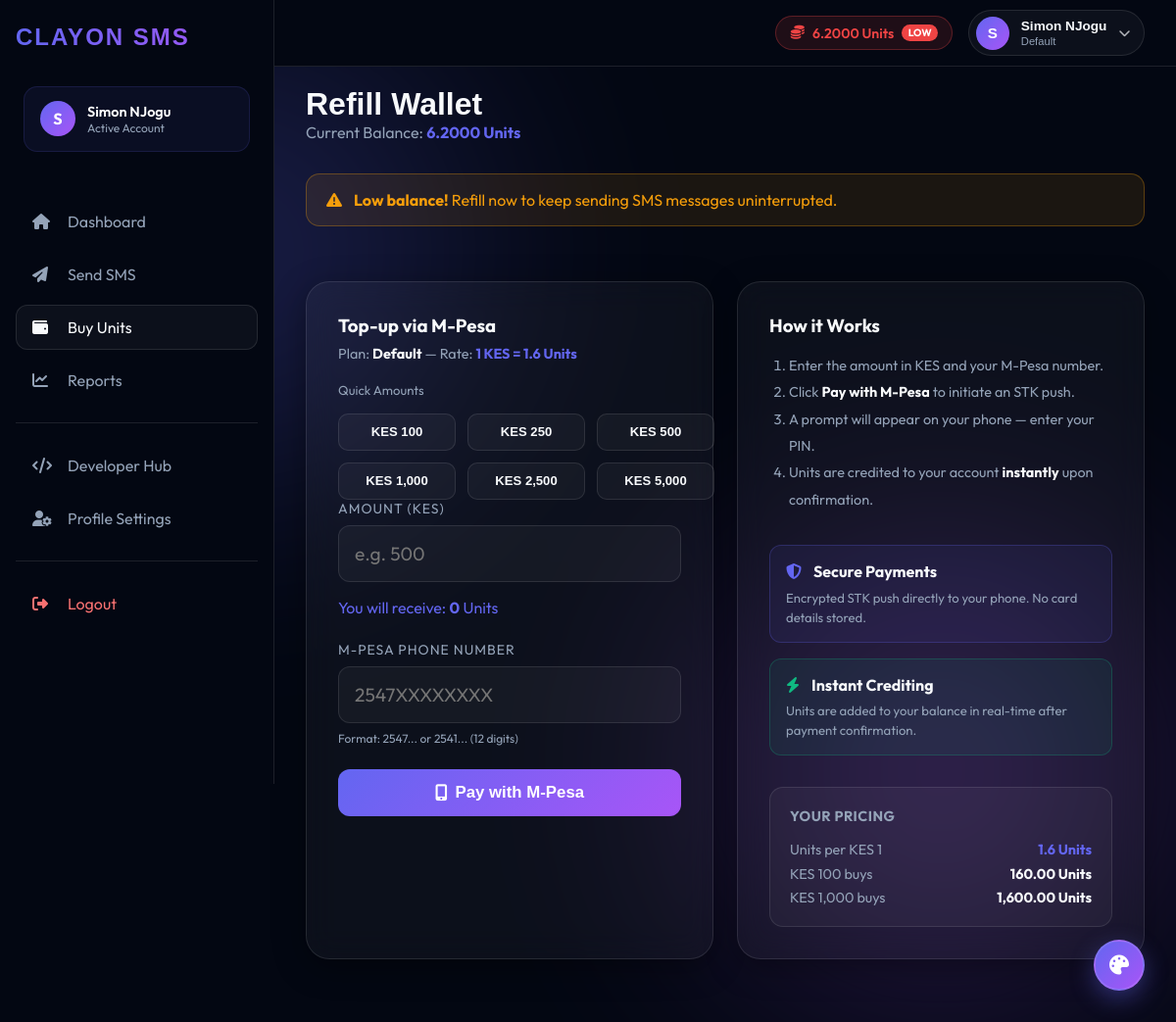
The app's page /buy.php (signed in) with its own data.
### tables this page shows
CREATE TABLE `clients` (
  `id` int(11) NOT NULL,
  `name` varchar(100) NOT NULL,
  `email` varchar(100) NOT NULL,
  `phone` varchar(20) NOT NULL,
  `password_hash` varchar(255) NOT NULL,
  `plan_id` int(11) DEFAULT NULL,
  `status` enum('active','suspended','pending') DEFAULT 'active',
  `created_at` timestamp NOT NULL DEFAULT current_timestamp()
);

CREATE TABLE `wallet_accounts` (
  `client_id` int(11) NOT NULL,
  `balance_units` decimal(15,4) DEFAULT 0.0000,
  `reserved_units` decimal(15,4) DEFAULT 0.0000,
  `updated_at` timestamp NOT NULL DEFAULT current_timestamp() ON UPDATE current_timestamp()
);

CREATE TABLE `pricing_plans` (
  `id` int(11) NOT NULL,
  `plan_name` varchar(50) NOT NULL,
  `provider_markup_type` enum('percentage','fixed') DEFAULT 'percentage',
  `markup_value` decimal(10,4) NOT NULL,
  `min_topup` decimal(10,2) DEFAULT 0.00,
  `status` enum('active','inactive') DEFAULT 'active',
  `created_at` timestamp NOT NULL DEFAULT current_timestamp()
);

CREATE TABLE `system_settings` (
  `id` int(11) NOT NULL,
  `setting_key` varchar(100) NOT NULL,
  `setting_value` text DEFAULT NULL,
  `updated_at` timestamp NOT NULL DEFAULT current_timestamp() ON UPDATE current_timestamp()
);

### buy.php (the view, shortened to what this page needs)
<?php
$db = getClayonDb();
$clientId = $_SESSION['CLAYON_CLIENT_ID'];
$stmt = $db->prepare("
    SELECT c.*, p.plan_name, p.provider_markup_type, p.markup_value, w.balance_units
    FROM clients c
    LEFT JOIN pricing_plans p ON c.plan_id = p.id
    LEFT JOIN wallet_accounts w ON c.id = w.client_id
    WHERE c.id = ?
");
$stmt->execute([$clientId]);
$clientData = $stmt->fetch(PDO::FETCH_ASSOC);
$currentBalance = $clientData ? (float)$clientData['balance_units'] : 0;
$markupValue    = (float)($clientData['markup_value'] ?? 0);
$markupType     = $clientData['provider_markup_type'] ?? 'percentage';
$stmt = $db->prepare("SELECT setting_value FROM system_settings WHERE setting_key = 'PROVIDER_UNITS_PER_KES'");
$stmt->execute();
$providerRate = (float)($stmt->fetchColumn() ?: 2.0);
if ($markupType === 'percentage') {
    $clientRate = $providerRate / (1 + ($markupValue / 100));
} else {
    $clientRate = $providerRate - $markupValue;
}
$clientRate = max(0.1, $clientRate);
?>
<!DOCTYPE html>
<html lang="en">
<head>
    <link href="https://api.fontshare.com/v2/css?f[]=clash-display@500,600,700&display=swap" rel="stylesheet">
    <link rel="stylesheet" href="https://cdnjs.cloudflare.com/ajax/libs/font-awesome/6.4.0/css/all.min.css">
    <link rel="stylesheet" href="assets/css/style.css">
</head>
<body>
    <div class="aurora">
        <div class="blob blob-1"></div>
        <div class="blob blob-2"></div>
    </div>
    <?php include 'includes/header.php'; ?>
    <?php include 'includes/sidebar.php'; ?>
    <main class="main-content">
        <header style="margin-bottom: 2rem;">
            <h1 style="font-family: var(--font-display); color: var(--text-primary);">Refill Wallet</h1>
            <p style="color: var(--text-muted);">
                Current Balance: <strong style="color: var(--primary);"><?php echo number_format($currentBalance, 4); ?> Units</strong>
            </p>
        </header>
        <?php if ($currentBalance < 10): ?>
            <div style="background: rgba(245, 158, 11, 0.1); border: 1px solid rgba(245, 158, 11, 0.3); color: var(--accent-warning); padding: 1rem 1.25rem; border-radius: 14px; margin-bottom: 1.5rem; display: flex; align-items: center; gap: 0.75rem;">
                <i class="fas fa-exclamation-triangle"></i>
                <span><strong>Low balance!</strong> Refill now to keep sending SMS messages uninterrupted.</span>
            </div>
        <?php endif; ?>
        <div class="dashboard-grid">
            <div class="glass-card">
                <h3 style="color: var(--text-primary);">Top-up via M-Pesa</h3>
                <p style="color: var(--text-muted); font-size: 0.9rem; margin-top: 0.5rem;">
                    Plan: <strong style="color: var(--text-primary);"><?php echo htmlspecialchars($clientData['plan_name'] ?: 'Standard'); ?></strong> &mdash;
                    Rate: <strong style="color: var(--primary);">1 KES = <?php echo round($clientRate, 3); ?> Units</strong>
                </p>
                <div style="margin-top: 1.25rem;">
                    <div style="font-size: 0.82rem; color: var(--text-muted); margin-bottom: 0.5rem;">Quick Amounts</div>
                    <div class="package-presets">
                        <button class="package-btn" onclick="setAmount(100)">KES 100</button>
                        <button class="package-btn" onclick="setAmount(250)">KES 250</button>
                        <button class="package-btn" onclick="setAmount(500)">KES 500</button>
                        <button class="package-btn" onclick="setAmount(1000)">KES 1,000</button>
                        <button class="package-btn" onclick="setAmount(2500)">KES 2,500</button>
                        <button class="package-btn" onclick="setAmount(5000)">KES 5,000</button>
                    </div>
                </div>
                <form id="topup-form" style="margin-top: 1.5rem; display: flex; flex-direction: column; gap: 1.5rem;">
                    <div style="display: flex; flex-direction: column; gap: 0.5rem;">
                        <label class="stat-label" for="amount">Amount (KES)</label>
                        <input type="number" id="amount" name="amount" class="buy-input" min="1" placeholder="e.g. 500" required>
                        <div id="units-preview" style="color: var(--primary); margin-top: 0.5rem; font-size: 1rem;">You will receive: <strong>0</strong> Units</div>
                    </div>
                    <div style="display: flex; flex-direction: column; gap: 0.5rem;">
                        <label class="stat-label" for="phone">M-Pesa Phone Number</label>
                        <input type="text" id="phone" name="phone" class="buy-input" placeholder="2547XXXXXXXX" required>
                        <small style="color: var(--text-muted); font-size: 0.75rem;">Format: 2547... or 2541... (12 digits)</small>
                    </div>
                    <button type="submit" class="btn-primary" style="justify-content: center; font-size: 1.05rem; padding: 0.9rem;">
                        <i class="fas fa-mobile-alt"></i> Pay with M-Pesa
                    </button>
                </form>
            </div>
            <div class="glass-card">
                <h3 style="color: var(--text-primary);">How it Works</h3>
                <ol style="color: var(--text-muted); line-height: 1.9; font-size: 0.9rem; padding-left: 1.25rem; margin-top: 1rem;">
                    <li>Enter the amount in KES and your M-Pesa number.</li>
                    <li>Click <strong style="color: var(--text-primary);">Pay with M-Pesa</strong> to initiate an STK push.</li>
                    <li>A prompt will appear on your phone — enter your PIN.</li>
                    <li>Units are credited to your account <strong style="color: var(--text-primary);">instantly</strong> upon confirmation.</li>
                </ol>
                <div style="margin-top: 2rem; display: flex; flex-direction: column; gap: 1rem;">
                    <div style="padding: 1rem; border-radius: 12px; background: rgba(99, 102, 241, 0.08); border: 1px solid rgba(99, 102, 241, 0.25);">
                        <div style="display: flex; align-items: center; gap: 0.75rem; margin-bottom: 0.35rem;">
                            <i class="fas fa-shield-alt" style="color: var(--primary);"></i>
                            <strong style="color: var(--text-primary);">Secure Payments</strong>
                        </div>
                        <span style="font-size: 0.82rem; color: var(--text-muted);">Encrypted STK push directly to your phone. No card details stored.</span>
                    </div>
                    <div style="padding: 1rem; border-radius: 12px; background: rgba(16, 185, 129, 0.08); border: 1px solid rgba(16, 185, 129, 0.25);">
                        <div style="display: flex; align-items: center; gap: 0.75rem; margin-bottom: 0.35rem;">
                            <i class="fas fa-bolt" style="color: var(--accent-success);"></i>
                            <strong style="color: var(--text-primary);">Instant Crediting</strong>
                        </div>
                        <span style="font-size: 0.82rem; color: var(--text-muted);">Units are added to your balance in real-time after payment confirmation.</span>
                    </div>
                </div>
                <div style="margin-top: 2rem; padding: 1.25rem; background: var(--card-bg); border: 1px solid var(--border-light); border-radius: 14px;">
                    <h4 style="margin: 0 0 1rem; font-size: 0.9rem; color: var(--text-muted); text-transform: uppercase; letter-spacing: 0.5px;">Your Pricing</h4>
                    <div style="display: flex; justify-content: space-between; font-size: 0.9rem; margin-bottom: 0.4rem;">
                        <span style="color: var(--text-muted);">Units per KES 1</span>
                        <strong style="color: var(--primary);"><?php echo round($clientRate, 4); ?> Units</strong>
                    </div>
                    <div style="display: flex; justify-content: space-between; font-size: 0.9rem; margin-bottom: 0.4rem;">
                        <span style="color: var(--text-muted);">KES 100 buys</span>
                        <strong style="color: var(--text-primary);"><?php echo number_format($clientRate * 100, 2); ?> Units</strong>
                    </div>
                    <div style="display: flex; justify-content: space-between; font-size: 0.9rem;">
                        <span style="color: var(--text-muted);">KES 1,000 buys</span>
                        <strong style="color: var(--text-primary);"><?php echo number_format($clientRate * 1000, 2); ?> Units</strong>
                    </div>
                </div>
            </div>
        </div>
    </main>
    <?php include 'includes/theme-center.php'; ?>
</body>
</html>

### includes/header.php (shortened to what this page needs)
<?php
$headerClientId = $_SESSION['CLAYON_CLIENT_ID'] ?? null;
$headerClientName = $_SESSION['CLAYON_CLIENT_NAME'] ?? 'Guest';
$headerInitial = strtoupper(substr($headerClientName, 0, 1));
$headerUnits = 0.0000;
$headerPlanName = 'Default Plan';
if ($headerClientId) {
    try {
        $headerDb = getClayonDb();
        $hStmt = $headerDb->prepare("
            SELECT c.*, p.plan_name, w.balance_units
            FROM clients c
            LEFT JOIN pricing_plans p ON c.plan_id = p.id
            LEFT JOIN wallet_accounts w ON c.id = w.client_id
            WHERE c.id = ? LIMIT 1
        ");
        $hStmt->execute([$headerClientId]);
        $hClient = $hStmt->fetch(PDO::FETCH_ASSOC);
        if ($hClient) {
            $headerUnits = (float)($hClient['balance_units'] ?? 0);
            $headerPlanName = $hClient['plan_name'] ?? 'Default Plan';
        }
    } catch (Exception $e) {
        error_log("Header DB Error: " . $e->getMessage());
    }
}
?>
<header class="saas-top-header">
    <div class="header-right">
        <a href="buy.php" class="header-units-badge <?php echo $headerUnits < 10 ? 'low-balance' : ''; ?>" title="Click to Refill Units">
            <i class="fas fa-coins"></i>
            <span><?php echo number_format($headerUnits, 4); ?> Units</span>
            <?php if ($headerUnits < 10): ?>
                <span class="low-tag">Low</span>
            <?php endif; ?>
        </a>
        <button class="header-profile-btn" onclick="openProfileModal()" title="View Account Profile">
            <div class="avatar-circle"><?php echo htmlspecialchars($headerInitial); ?></div>
            <div class="profile-info-text">
                <span class="profile-name"><?php echo htmlspecialchars($headerClientName); ?></span>
                <span class="profile-plan"><?php echo htmlspecialchars($headerPlanName); ?></span>
            </div>
            <i class="fas fa-chevron-down" style="font-size: 0.75rem; opacity: 0.7;"></i>
        </button>
    </div>
</header>

### assets/css/style.css (style rules this page uses)
:root { --primary: #6366f1; --primary-glow: rgba(99, 102, 241, 0.5); --secondary: #a855f7; --bg-main: #030712; --glass-border: rgba(255, 255, 255, 0.1); --font-display: 'Clash Display', sans-serif; --font-body: 'Outfit', sans-serif; --text-primary: #f8fafc; --text-muted: #94a3b8; --text-number: #f0f9ff; --border: #334155; --border-light: rgba(255, 255, 255, 0.1); --card-bg: rgba(255, 255, 255, 0.04); --card-hover: rgba(255, 255, 255, 0.08); --divider: rgba(255, 255, 255, 0.05); --accent-success: #10b981; --accent-warning: #f59e0b; --accent-error: #ef4444; --chart-1: #6366f1; --chart-2: #a855f7; --chart-3: #06b6d4; --glass-bg: var(--card-bg); --text-main: var(--text-primary); }
* { box-sizing: border-box; margin: 0; padding: 0; }
body { background-color: var(--bg-main); color: var(--text-primary); font-family: var(--font-body); overflow-x: hidden; min-height: 100vh; }
.aurora { position: fixed; top: 0; left: 0; width: 100%; height: 100%; z-index: -1; overflow: hidden; background: var(--bg-main); }
.blob { position: absolute; width: 60vw; height: 60vw; filter: blur(100px); opacity: 0.3; border-radius: 50%; animation: move 20s infinite alternate ease-in-out; }
.blob-1 { background: radial-gradient(circle, var(--primary), transparent 70%); top: -10%; left: -10%; }
.blob-2 { background: radial-gradient(circle, var(--secondary), transparent 70%); bottom: -10%; right: -10%; animation-delay: -10s; }
.glass-card { background: var(--glass-bg); backdrop-filter: blur(16px); -webkit-backdrop-filter: blur(16px); border: 1px solid var(--glass-border); border-radius: 24px; padding: 2rem; box-shadow: 0 8px 32px 0 rgba(0, 0, 0, 0.37); height: 100%; width: 100%; box-sizing: border-box; }
.main-content form, .glass-card form, .auth-card form { width: 100% !important; max-width: 100% !important; margin: 0 auto !important; }
.package-presets { display: grid; grid-template-columns: repeat(auto-fit, minmax(140px, 1fr)); gap: 0.75rem; }
.dashboard-grid { display: grid; grid-template-columns: repeat(auto-fit, minmax(300px, 1fr)); gap: 1.5rem; padding: 2rem 0; width: 100%; }
.main-content { display: block !important; visibility: visible !important; opacity: 1 !important; margin-left: 0; padding: 5.5rem 1.25rem 2rem 1.25rem; width: 100%; min-height: 100vh; position: relative; z-index: 20; overflow: visible; background: transparent; clear: both; float: none; }
.main-content > * { position: relative; z-index: 2; }
.auth-container, .auth-card, .package-presets, .stat-grid, .info-grid, .period-selector, .tab-nav, .table-container, .report-table, .modal-card { width: 100%; }
.period-selector .period-btn, .tab-nav .tab-btn, .package-btn { min-width: 120px; }
.form-row, .performance-section, .package-presets, .modal-quick-actions { display: grid; grid-template-columns: repeat(auto-fit, minmax(220px, 1fr)); gap: 0.75rem; }
.form-control, .buy-input, input[type="text"], input[type="email"], input[type="tel"], input[type="number"], textarea, select { width: 100%; min-width: 0; }
.stat-label { font-size: 0.875rem; color: var(--text-muted); text-transform: uppercase; letter-spacing: 1px; }
.btn-primary { background: linear-gradient(135deg, var(--primary), var(--secondary)); color: white; border: none; padding: 0.75rem 1.5rem; border-radius: 12px; font-weight: 600; cursor: pointer; transition: 0.3s; text-decoration: none; display: inline-flex; align-items: center; justify-content: center; gap: 0.5rem; }
@media (min-width: 1025px) { .saas-top-header { left: 280px; padding: 0 2rem; } }
@media (min-width: 1025px) { .main-content { margin-left: 280px; width: calc(100% - 280px); padding: 5.5rem 2rem 2rem 2rem; } }
body, .glass-card, .sidebar, .saas-top-header, .nav-item, .stat-card, .card, [class*="card"], [class*="badge"], [class*="pill"] { transition: background-color 0.3s ease, color 0.3s ease, border-color 0.3s ease, box-shadow 0.3s ease !important; }
.sidebar, .main-content, .saas-top-header { transition: background-color 0.3s ease, border-color 0.3s ease, transform 0.3s cubic-bezier(0.4, 0, 0.2, 1) !important; }
input, select, textarea, .form-control { background-color: var(--card-bg) !important; border: 1px solid var(--border-light) !important; color: var(--text-primary) !important; font-family: var(--font-body); }

### records on screen
clients: wallet_accounts.balance_units "6.2000", pricing_plans.plan_name "Default"
system_settings: setting_value.markup_value "1.6", $clientRate*100 "160.00", $clientRate*1000 "1,600.00"

### other values on screen
$headerInitial "S"
$headerClientName "Simon NJogu"
$sessionInitial "S"
$sessionName "Simon NJogu"
